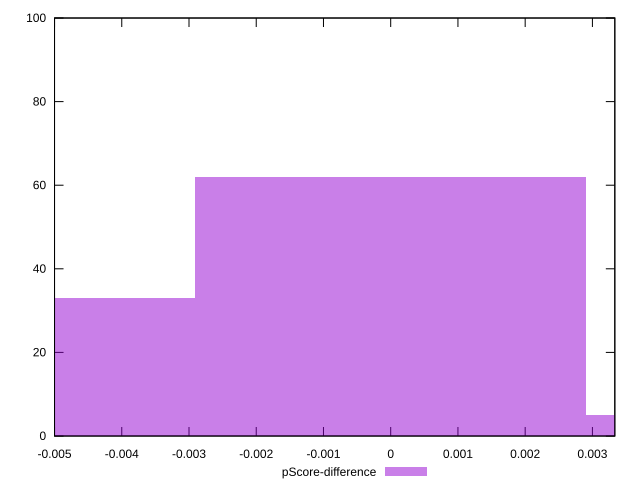

gnuplot code for this plot:
reset

$pScoreDifference <<EOF
0 62
-0.005807927236452746 33
0.005807927236452746 5
EOF

set key outside below
set boxwidth 0.005807927236452746
set xrange [-0.0050000000000000044:0.0033333333333332993]
set yrange [0:100]
set trange [0:100]
set style fill transparent solid 0.5 noborder
set terminal svg size 640, 490 enhanced background rgb 'white'
set output "reprap/unminified-css/samples/pages+cached+noexternal+nomedia/pScore-difference/histogram.svg"

plot $pScoreDifference title "pScore-difference" with boxes

reset
